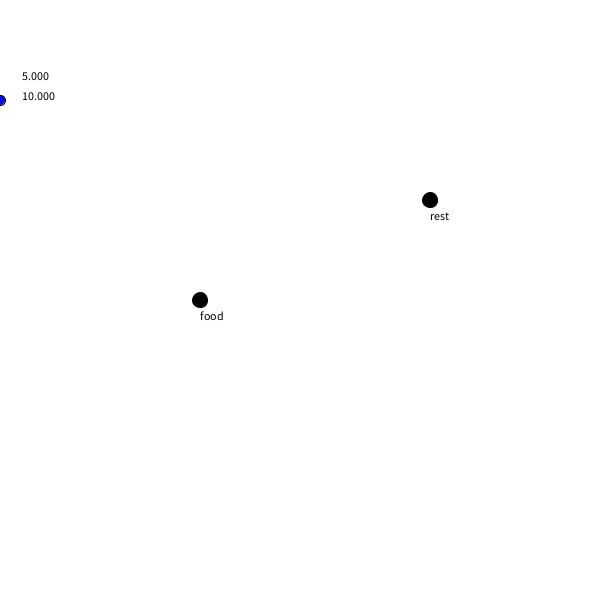
Frame 1 (no input)
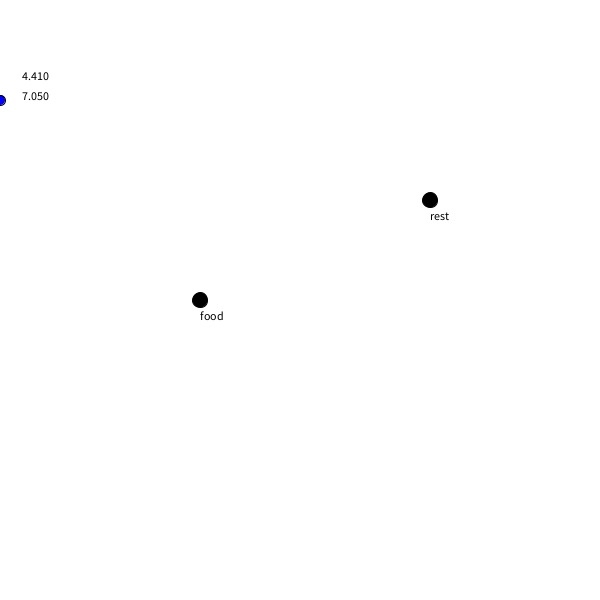
Frame 60 (the mouse pressed at the canvas centre just before this capture)
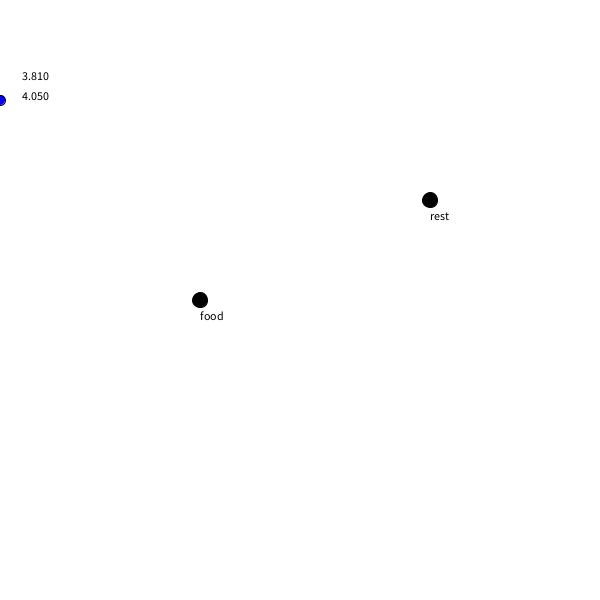
Frame 120 (the mouse held since frame 60 and released just before this capture)

The Processing sketch that drew these frames (run headless with seeded random() and noise(); from frame 60 on, the mouse is pressed at the canvas centre):

// Processing sketch: processing_181968
// ── processing_181968.pde

Ant myAnt1;


void setup() {
  size(600, 600);

  myAnt1 = new Ant(color(0, 0, 255), 0, 100, 2, 5, 10);
}

void draw() {
  background(255);
  fill(0, 0, 0);
  ellipse(200, 300, 15, 15);
  ellipse(430, 200, 15, 15);
  text("food", 200, 320);
  text("rest", 430, 220);


  myAnt1.life();
  myAnt1.display();
  myAnt1.think();
}

class Ant { 
  color c;
  float x_pos;
  float y_pos;
  float x_speed;
  float hunger;
  float t;


  Ant(color tempC, float tempXpos, float tempYpos, float tempXspeed, float tempHunger, float tempT) { 
    c = tempC;
    x_pos = tempXpos;
    y_pos = tempYpos;
    x_speed = tempXspeed;
    hunger = tempHunger;
    t = tempT;
  }

  void life() {
    text(hunger, 20, 80);
    hunger = hunger - 0.01;
    text(t, 20, 100);
    t = t - 0.05;
  }

  void display() {
    stroke(0);
    fill(c);
    ellipse(x_pos, y_pos, 10, 10);
  }

  void think() {

    if ((hunger < 2) && (x_pos != 200) && (y_pos != 300)) {

      if (x_pos < 200) {
        x_pos = x_pos + x_speed;
      }
      if (x_pos > 200) {
        x_pos = x_pos - 5;
      }
      if (y_pos < 300) {
        y_pos = y_pos + 2;
      }
      if (y_pos > 300) { 
        y_pos = y_pos - 5;
      }
    }

    if ((x_pos ==200) && (y_pos == 300) && (hunger <15)) {
      hunger = hunger + 2;
    }


    if ((hunger > 15)  && (y_pos != 200)) {
      y_pos = y_pos - 2; 

      if (x_pos != 430) {
        x_pos = x_pos + 5;
      }
    }

    if ((x_pos == 430) && (y_pos == 200)) {
      t = t + 0.1;
    }
  }
}
